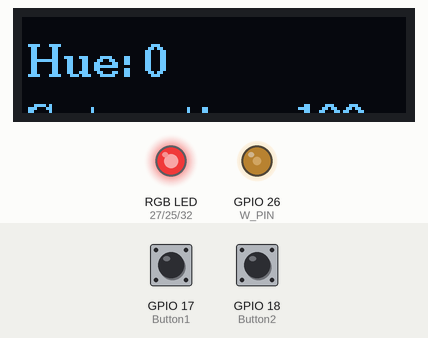
Recording of a program running on a simulated ESP32. On the bench: 128×32 one-colour display, an RGB LED mixed from three pins (HIGH = lit), output pins drawn as LEDs (lit = HIGH). The inputs (shaded band) are chosen by the test bench; at power-on: GPIO 17 (Button1) HIGH, GPIO 18 (Button2) HIGH. Dim RGB values are drawn brighter than linear; WiFi joins after 1.5 s; servers stay silent unless stated; no MQTT or app messages arrive unless stated; what the program prints to the serial monitor is not drawn.

Above: at 2.8 s.
2.9 s: GPIO 17 (Button1) pulled LOW for 1 s
At 5.1 s:
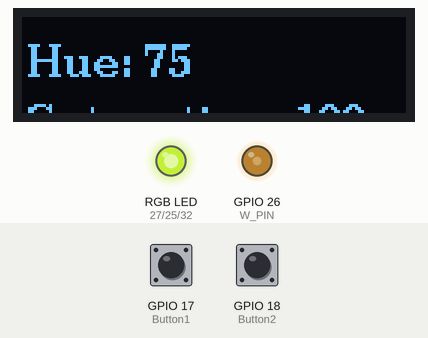
5.4 s: GPIO 18 (Button2) pulled LOW for 3.2 s
At 6.18 s:
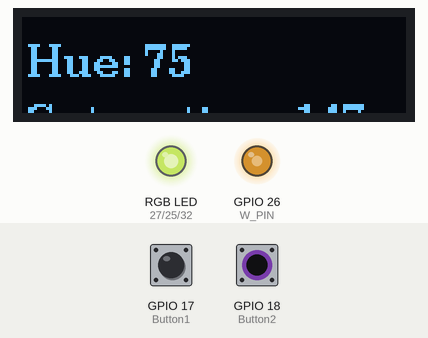
10.1 s: GPIO 18 (Button2) pulled LOW for 1 s
At 12.0 s:
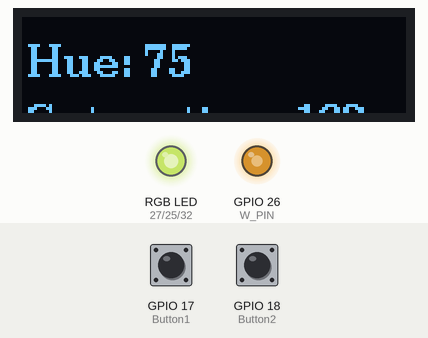
12.6 s: GPIO 17 (Button1) pulled LOW for 3.2 s
At 16.7 s:
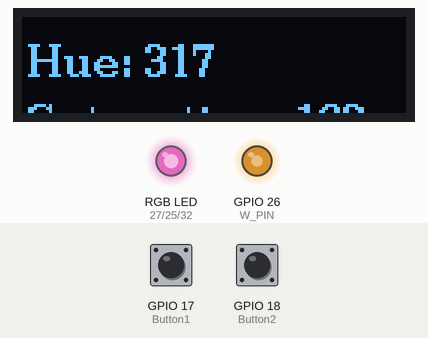
17.3 s: GPIO 17 (Button1) pulled LOW for 0.15 s
At 18.6 s:
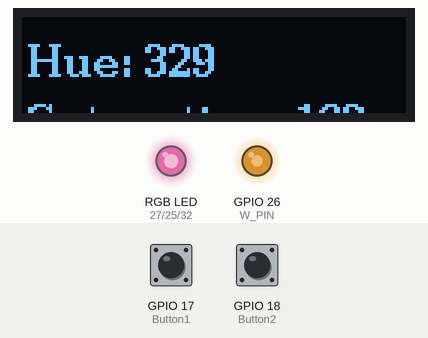
18.9 s: GPIO 18 (Button2) pulled LOW for 1 s
At 21.0 s:
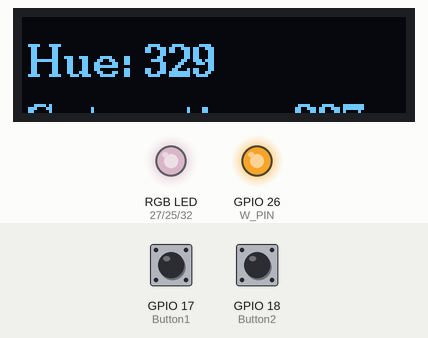
Timing chart, 0 to 22.4 s (numbered marks = the images above; inputs shaded):
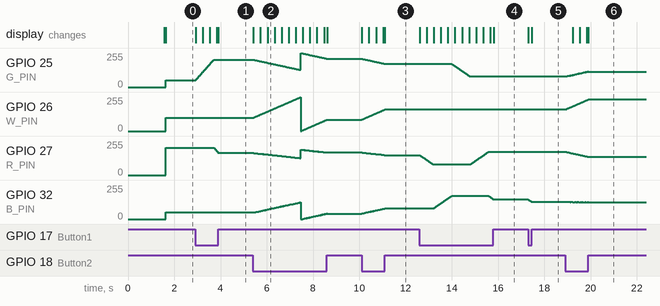

The program:

main.cpp
```cpp
#include <Arduino.h>
#include "WiFi.h"
#include "PubSubClient.h"
#include "Ticker.h"
#include <iostream>
#include <string>
#include <U8g2lib.h>

// U8G2_SSD1306_128X64_NONAME_1_HW_I2C u8g2(U8G2_R0, /* reset=*/ U8X8_PIN_NONE, /* clock=*/ 13, /* data=*/ 15);   // ESP32 Thing, HW I2C with pin remapping
U8G2_SSD1306_128X32_UNIVISION_1_HW_I2C u8g2(U8G2_R0, /* reset=*/ U8X8_PIN_NONE, /* clock=*/ 13, /* data=*/ 15);   // ESP32 Thing, HW I2C with pin remapping

const char *ssid = "slow_office_optout_nomap";   //wifi name
const char *password = "kfcih6StqqerT4L";       //wifi password
const char *mqtt_server = "47.91.203.178";       //Onenet IP address
const int port = 6002;
#define mqtt_pubid "16001520"                    //Product ID
#define mqtt_devid "161198193"                  //Device ID 1
#define mqtt_password "rgbw"                 //Device Password 1

WiFiClient espClient;                            //Create a WiFi client
PubSubClient client(espClient);                  //Create a PubSub client and pass the WiFi client in it
char msgJson[100];
unsigned short json_len = 0;
char msg_buf[200];
#define ONENET_TOPIC_PROP_POST "$sys/" mqtt_pubid "/" mqtt_devid "/dp/post/json"
#define uS_TO_S_FACTOR 1000000  /* Conversion factor for micro seconds to seconds */
#define TIME_TO_SLEEP  10       /* Time ESP32 will go to sleep (in seconds) */

#define R_PIN 27
#define G_PIN 25
#define B_PIN 32
#define W_PIN 26
#define Button1 17
#define Button2 18

int R_Color = 0; // 0~255
int B_Color = 0; // 0~255
int G_Color = 0; // 0~255
int hue = 0; // 0~360
int saturation = 100; // 0~255

//char dataTemplate[] = "{\"temp\":%.2f,\"humidity\":%.2f}"; //Data template
char dataTemplate[] = "{\"Hue\":%i,\"Saturation\":%i}"; //Data template
Ticker tim1;                                     //Timer use to upload data
//Function use to connect WiFi
void setupWifi(){
  delay(10);
  Serial.println("Connect WIFI");
  WiFi.begin(ssid, password);
  while (!WiFi.isConnected())  {
    Serial.print(".");
    delay(500);
    }
    Serial.println("OK");
    Serial.println("Wifi connect success");
}
//Recieve feedback
void callback(char *topic, byte *payload, unsigned int length){
  Serial.println("message rev:");
  //Serial.println(topic);
  int hueInt = 0;
  int satInt = 0;
     for (size_t i = 0; i < length; i++)  {
       Serial.print((char)payload[i]);
         }
         Serial.println();
    if((char)payload[0] == '%') {
      for(size_t i = 1; i<length; i++){
        char c =(char)payload[i];
        int digit = c - '0';
        hueInt = hueInt*10 + digit;
      }
      Serial.println(hueInt);
      hue = hueInt;
    }
    else if((char)payload[0] == '&') {
      for(size_t i = 1; i<length; i++){
        char c =(char)payload[i];
        int digit = c - '0';
        satInt = satInt*10 + digit;
      }
      Serial.println(satInt);
      saturation = satInt;
    }
}
//Send data to Onenet
void sendHSV(){
      if (client.connected())
        {
          snprintf(msgJson, 40, dataTemplate, hue, saturation); //Put the data in the template and pass to msgJson
          json_len = strlen(msgJson);                    //length of msgJson
          msg_buf[0] = char(0x03);                       //buffer of the data sent first part is 3
          msg_buf[1] = char(json_len >> 8);              //Second part is the 8 MSB of the data
          msg_buf[2] = char(json_len & 0xff);            //Third part is 8 LSB of the data
          memcpy(msg_buf + 3, msgJson, strlen(msgJson)); //Forth part is the data in msgJson
          msg_buf[3 + strlen(msgJson)] = 0;              //Add a 0 at last
          Serial.print("public message client:");
          Serial.println(msgJson);
          client.publish("$dp", (uint8_t *)msg_buf, 3 + strlen(msgJson)); //Send data
        }
      }

//reconnect the client once it disconnect
void clientReconnect(){  while (!client.connected())
{    Serial.println("reconnect MQTT...");
    if (client.connect(mqtt_devid, mqtt_pubid, mqtt_password))    {
            Serial.println("connected");
            client.subscribe("$sys/16001520/RGBW/cmd/request/#");
            }    else    {      Serial.println("failed");
                  Serial.println(client.state());
                  Serial.println("try again in 1 sec");
                  delay(1000);    }
                  }
                  }
void clientconnect1(){
    //Send the server of the Client connect to
    client.connect(mqtt_devid, mqtt_pubid, mqtt_password);
    //determine wether it is connected
    if (client.connected())  {    Serial.println("\nOneNet is connected to " mqtt_devid "!\n");
    }
}


void HSVtoRGB(int h, int s)
{
    if(h >= 360) h = 0;

    float f = (float)s/255.0 * 100.0;
    s = int(f);
    if(s >= 100) s = 100;
    s = 100-s;

    int i;
    i = h / 60;
    int difs = h % 60;
    float RGB_max = 255.0f;
    float RGB_min = RGB_max * (100 - s) / 100.0f;
    float RGB_Adj = (RGB_max - RGB_min) * difs / 60.0f;
    switch(i)
    {
    case 0:
        R_Color = RGB_max;
        G_Color = RGB_min + RGB_Adj;
        B_Color = RGB_min;
        break;

    case 1:
        R_Color = RGB_max - RGB_Adj;
        G_Color = RGB_max;
        B_Color = RGB_min;
        break;

    case 2:
        R_Color = RGB_min;
        G_Color = RGB_max;
        B_Color = RGB_min + RGB_Adj;
        break;

    case 3:
        R_Color = RGB_min;
        G_Color = RGB_max - RGB_Adj;
        B_Color = RGB_max;
        break;

    case 4:
        R_Color = RGB_min + RGB_Adj;
        G_Color = RGB_min;
        B_Color = RGB_max;
        break;

    default:
        R_Color = RGB_max;
        G_Color = RGB_min;
        B_Color = RGB_max - RGB_Adj;
        break;
    }
}

void button_press(){
  if(digitalRead(Button1)==0){
    hue++;
    Serial.println("hue++");
    if(hue>=360){
      hue=0;
    }
  }
  if(digitalRead(Button2)==0){
    saturation++;
    Serial.println("saturation++");
    if(saturation>=255){
      saturation=0;
    }
  }

}
void setup() {
    Serial.begin(115200);
    Serial.println("start");

    u8g2.begin();

    pinMode(R_PIN,OUTPUT);
    pinMode(G_PIN,OUTPUT);
    pinMode(B_PIN,OUTPUT);
    pinMode(W_PIN,OUTPUT);
    pinMode(Button1,INPUT_PULLUP);
    pinMode(Button2,INPUT_PULLUP);

//Setting up WIFI and onenet
    u8g2.firstPage();
    do {
        u8g2.setFont(u8g2_font_ncenB10_tr);
        u8g2.drawStr(2,20,"Setting up WIFI");
        u8g2.setFont(u8g2_font_helvR08_tr);
        u8g2.drawStr(2,40,ssid);
    } while ( u8g2.nextPage() );
    setupWifi();
    client.setServer(mqtt_server, port);
    char pid_str[20];
    sprintf(pid_str,"PID: %s",mqtt_pubid);
    char did_str[20];
    sprintf(did_str,"DID: %s",mqtt_devid);
    u8g2.firstPage();
    do {
        // u8g2.setFont(u8g2_font_ncenB08_tr);
        u8g2.setFont(u8g2_font_helvR10_tr);
        u8g2.drawStr(2,20,"Connecting onenet");
        u8g2.drawStr(2,40,pid_str);
        u8g2.drawStr(2,60,did_str);

    } while ( u8g2.nextPage() );
    clientconnect1();
    client.setCallback(callback);
    tim1.attach(5, sendHSV);

}

void loop() {
          //  Check if WiFi connected
    if (!WiFi.isConnected())
      {
        u8g2.firstPage();
        do {
            u8g2.setFont(u8g2_font_ncenB10_tr);
            u8g2.drawStr(2,20,"Setting up WIFI");
            u8g2.setFont(u8g2_font_helvR08_tr);
            u8g2.drawStr(2,40,ssid);
        } while ( u8g2.nextPage() );

        setupWifi();
         }  if (!client.connected()) //If client does not connect to Onenet reconnect
         {
          char pid_str[20];
          sprintf(pid_str,"PID: %s",mqtt_pubid);
          char did_str[20];
          sprintf(did_str,"DID: %s",mqtt_devid);
          u8g2.firstPage();
          do {
              u8g2.setFont(u8g2_font_helvR10_tr);
              u8g2.drawStr(2,20,"Connecting onenet");
              u8g2.drawStr(2,40,pid_str);
              u8g2.drawStr(2,60,did_str);

          } while ( u8g2.nextPage() );
          clientReconnect();
         //delay(500);
         }
    client.loop();

    button_press();

    char hue_str[20];
    sprintf(hue_str,"Hue: %i",hue);
    char sat_str[20];
    sprintf(sat_str,"Saturation: %i",saturation);
    char Color_str[20];
    sprintf(Color_str,"R:%i|G:%i|B:%i",R_Color,G_Color,B_Color);
    u8g2.firstPage();
    do {
        u8g2.setFont(u8g2_font_ncenB10_tr);
        u8g2.drawStr(2,20,hue_str);
        u8g2.drawStr(2,40,sat_str);
        u8g2.setFont(u8g2_font_helvR08_tf);
        u8g2.drawStr(2,60,Color_str);

    } while ( u8g2.nextPage() );

    HSVtoRGB(hue,saturation);
    analogWrite(G_PIN,G_Color-saturation/2);
    analogWrite(W_PIN,saturation);
    analogWrite(R_PIN,R_Color-saturation/2);
    analogWrite(B_PIN,B_Color-saturation/2);
    Serial.print(R_Color);
    Serial.print(", ");
    Serial.print(G_Color);
    Serial.print(", ");
    Serial.print(B_Color);
    Serial.print(", ");
    Serial.println(saturation);
}
```

Measured:
- after the input at 2.9 s, GPIO 25 (G_PIN): moves from 49/255 to 205/255 over 0.78 s, starting at once; GPIO 27 (R_PIN): moves from 205/255 to 166/255 over 0.19 s, starting after 0.82 s; the display: first changes at once (image 1 shows a later state)
- after the input at 12.6 s, GPIO 25 (G_PIN): moves from 174/255 to 79/255 over 0.78 s, starting after 1.4 s; GPIO 32 (B_PIN): rises from 79/255 to 174/255 in 0.78 s, then falls to 147/255 in 1.8 s; the display: first changes at once (image 4 shows a later state)
- after the input at 17.3 s, GPIO 32 (B_PIN): moves from 147/255 to 128/255 over 0.15 s, starting at once; the display: first changes at once (image 5 shows a later state)
